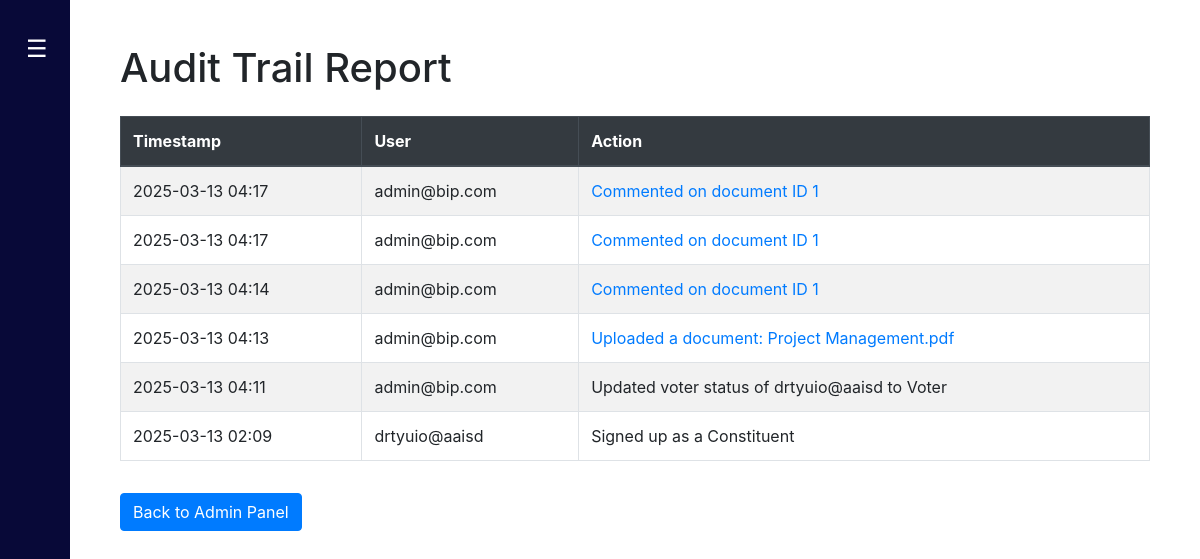
The app's page /admin/audit-report (signed in), older data.
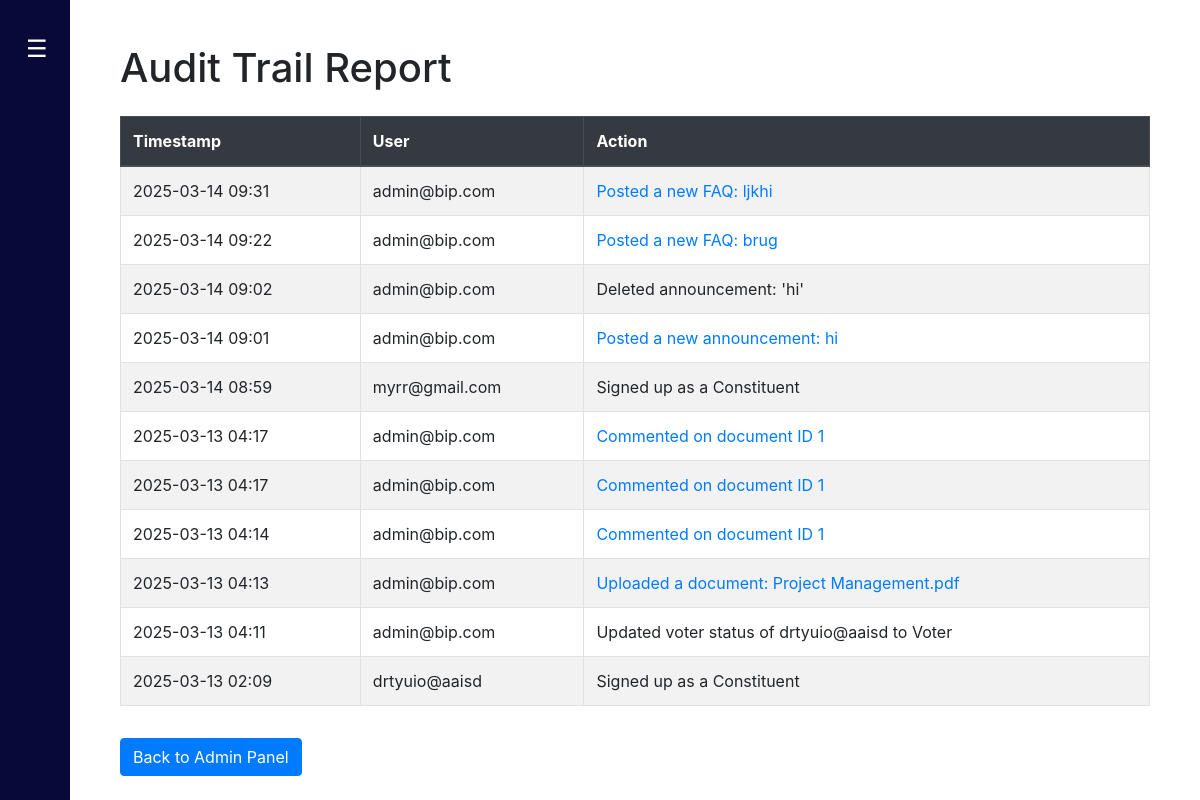
The same page, newer data.
### Website/models.py (models this page shows)
class AuditTrail(db.Model):
    id = db.Column(db.Integer, primary_key=True)
    timestamp = db.Column(db.DateTime, default=datetime.utcnow)
    user_email = db.Column(db.String(150))
    action = db.Column(db.String(500))
    link = db.Column(db.String(500), nullable=True)

### Website/views.py (the view)
@views.route('/admin/audit-report')
@login_required
def audit_report():
    if not current_user.is_admin:
        flash("Access denied!", "error")
        return redirect(url_for('views.home'))
    logs = AuditTrail.query.order_by(AuditTrail.timestamp.desc()).all()
    return render_template('audit_report.html', audit_logs=logs, user=current_user)

### Website/templates/audit_report.html (shortened to what this page needs)
{% extends "base.html" %}
{% block content %}
<div class="container mt-4">
    <h1 class="mb-4">Audit Trail Report</h1>
    {% if audit_logs %}
    <table class="table table-striped table-bordered">
        <thead class="thead-dark">
            <tr>
                <th>Timestamp</th>
                <th>User</th>
                <th>Action</th>
            </tr>
        </thead>
        <tbody>
            {% for log in audit_logs %}
            <tr>
                <td>{{ log.timestamp.strftime('%Y-%m-%d %H:%M') }}</td>
                <td>{{ log.user_email }}</td>
                <td>  {% if log.link %}
                    <a href="{{ log.link }}" target="_blank">{{ log.action }}</a>
                {% else %}
                    {{ log.action }} {%endif%}</td>
            </tr>
            {% endfor %}
        </tbody>
    </table>
    {% else %}
    <p class="text-center text-muted">No audit logs available.</p>
    {% endif %}
    <a href="{{ url_for('views.admin_panel') }}" class="btn btn-primary mt-3">Back to Admin Panel</a>
</div>
{% endblock %}

### Website/templates/base.html (shortened to what this page needs)
<!DOCTYPE html>
<html>
  <head>
    <link
      rel="stylesheet"
      href="https://stackpath.bootstrapcdn.com/bootstrap/4.4.1/css/bootstrap.min.css"
    />
    <link
      rel="stylesheet"
      href="https://stackpath.bootstrapcdn.com/font-awesome/4.7.0/css/font-awesome.min.css"
    />
    <link rel="stylesheet" href="https://cdn.jsdelivr.net/npm/bootstrap-icons@1.11.3/font/bootstrap-icons.min.css">
  </head>
  <body>
<div class="sidebar" id="sidebar">
  <nav class="navbar">
    <button class="toggle-btn" id="toggle-btn">☰</button>
  </nav>
</div>
    <div class="content" id="content">
      <div class="container">{% block content %} {% endblock %}</div>
    </div>
  </body>
</html>

### Website/templates/base.html (style rules this page uses)
body { display: flex; min-height: 100vh; overflow-x: hidden; }
.sidebar { width: 70px; background-color: rgb(8, 9, 56); padding-top: 20px; height: 100vh; position: fixed; transition: width 0.3s ease-in-out; display: flex; flex-direction: column; overflow: hidden; z-index: 1000; }
.navbar { background-color:rgb(8, 9, 56); width: 100%; padding: 10px; display: flex; align-items: center; }
.toggle-btn { background: none; border: none; color: white; font-size: 24px; cursor: pointer; margin-left: 10px; outline: none; }
.content { margin-left: 70px; padding: 20px; width: 100%; transition: margin-left 0.3s ease-in-out; }

Row changes from the older to the newer data that the page shows:
added AuditTrail: timestamp "2025-03-14 09:31", user_email "admin@bip.com", action "Posted a new FAQ: ljkhi"
added AuditTrail: timestamp "2025-03-14 09:22", user_email "admin@bip.com", action "Posted a new FAQ: brug"
added AuditTrail: timestamp "2025-03-14 09:02", user_email "admin@bip.com", action "Deleted announcement: 'hi'"
added AuditTrail: timestamp "2025-03-14 09:01", user_email "admin@bip.com", action "Posted a new announcement: hi"
added AuditTrail: timestamp "2025-03-14 08:59", user_email "myrr@gmail.com", action "Signed up as a Constituent"
